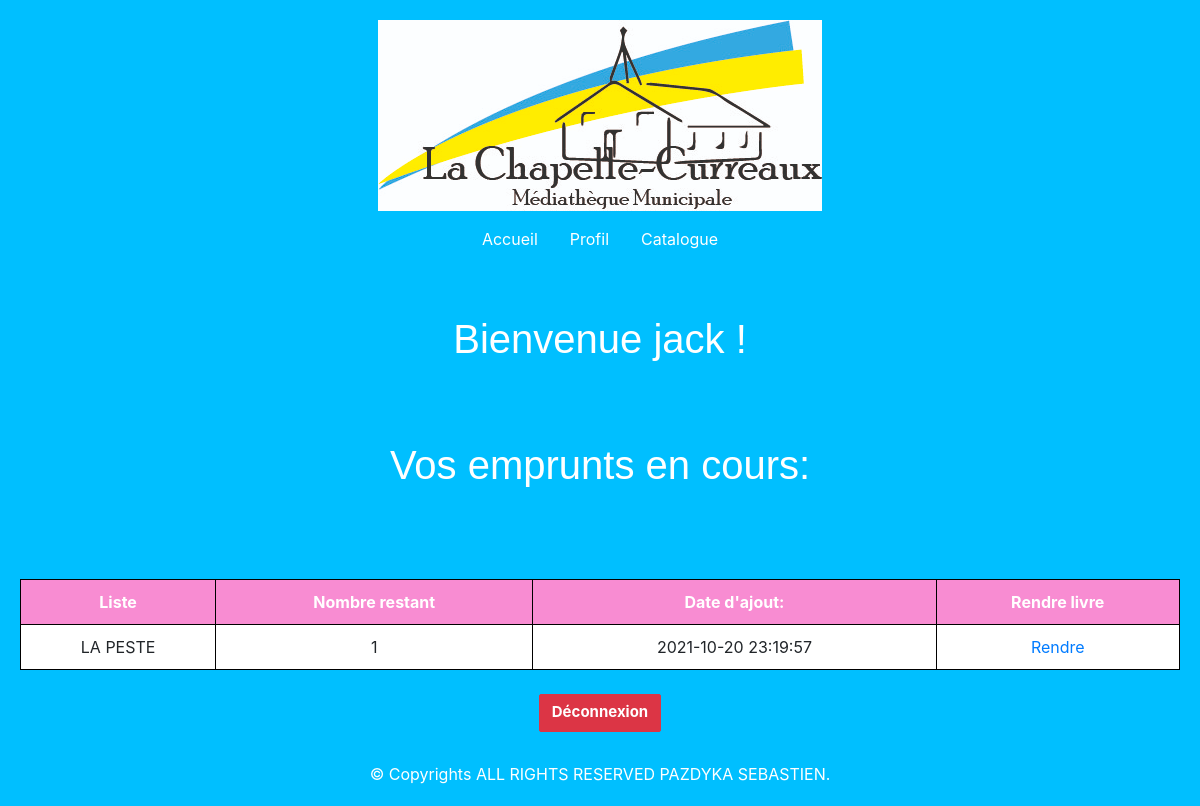
The app's page /landing.php (signed in) with its own data.
### tables this page shows
CREATE TABLE IF NOT EXISTS `utilisateurs` (
  `id` int(11) NOT NULL AUTO_INCREMENT,
  `pseudo` varchar(20) NOT NULL,
  `email` varchar(100) NOT NULL,
  `password` text NOT NULL,
  `ip` varchar(20) NOT NULL,
  `token` text NOT NULL,
  `date_inscription` datetime NOT NULL DEFAULT CURRENT_TIMESTAMP,
  PRIMARY KEY (`id`)
);

CREATE TABLE IF NOT EXISTS `emprunt` (
  `id` int(100) NOT NULL AUTO_INCREMENT,
  `titreliv` varchar(50) NOT NULL,
  `amount` varchar(100) NOT NULL,
  `time` timestamp NOT NULL DEFAULT CURRENT_TIMESTAMP,
  PRIMARY KEY (`id`)
);

### landing.php (the view, shortened to what this page needs)
<?php
    require_once 'config.php';
    $req = $bdd->prepare('SELECT * FROM utilisateurs WHERE token = ?');
    $req->execute(array($_SESSION['user']));
    $data = $req->fetch();
    $sql_fetch_todos = "SELECT * FROM emprunt ORDER BY id ASC";
$query = mysqli_query($conn, $sql_fetch_todos);
?>
<!doctype html>
<html lang="fr">
  <head>
    <link rel="stylesheet" href="bootstrap-4.4.1-dist/css/bootstrap.min.css">
    <link rel="stylesheet" href="ecf.css">
  </head>
  <body>
  <div class="text-center">
    <img src="LOGO Médiathèque.jpg" class="img-fluid" alt="logo">
    <ul class="nav justify-content-center navbar">
        <li class="nav-item">
          <a class="nav-link text-white" aria-current="page" href="accueilconnecter.html">Accueil</a>
        </li>
        <li class="nav-item">
            <a class="nav-link text-white" href="landing.php">Profil</a>
          </li>
        <li class="nav-item">
          <a class="nav-link text-white" href="catalogueconnecter.php">Catalogue</a>
        </li>
      </ul>
    </div>
    <div class="text-center">
        <h1 class="p-5">Bienvenue <?php echo $data['pseudo']; ?> !</h1>
    </div>
    <div class="container">
        <h1>Vos emprunts en cours:</h1>
    </div>
    <div class="table-product">
        <table>
            <tr>
                <th scope="col">Liste</th>
                <th scope="col">Nombre restant</th>
                <th scope="col">Date d'ajout:</th>
                <th class="res"scope="col">Rendre livre</th>
            </tr>
            <tbody>
                <?php
                while ($row = mysqli_fetch_array($query)) { ?>
                    <tr>
                        <td><?php echo $row['titreliv'] ?></td>
                        <td><?php echo $row['amount'] ?></td>
                        <td class="timeregis"><?php echo $row['time'] ?></td>
                        <td class="delete"><a name="id" id="" class="bdelete" href="main/rendre.php?id=<?php echo $row['id'] ?>" role="button">
                               Rendre
                            </a></td>
                    </tr>
                <?php
                } ?>
            </tbody>
        </table>
        <br>
    </div>
<div class="form-button text-center">
    <a href="accueil.html" class="btn btn-danger text-white">Déconnexion</a>
</div>
        <footer>
            <p class="copyright">&copy; Copyrights ALL RIGHTS RESERVED PAZDYKA SEBASTIEN.</p>
        </footer>
  </body>
</html>

### ecf.css (style rules this page uses)
body { background-color: #00BFFF; margin: 20px; }
h1 { font-family: "Mitr", sans-serif; text-align: center; color: white; margin-bottom: 30px; }
footer { margin-top: 30px; margin-left: auto; margin-right: auto; }
.copyright { text-align: center; color: white; }
.form-control, .btn { min-height: 38px; border-radius: 2px; }
.btn { font-size: 15px; font-weight: bold; }
.tab th,td { padding: 5px; }

### landing.php (style rules this page uses)
td, th { text-align: center; }
.container { margin: 0px auto; margin-bottom: 50px; border-radius: 30px; text-align: center; width: 100%; padding-bottom: 10px; }
table th, tr, td { border: 1px solid black; border-collapse: collapse; padding: 10px 0px 10px 0px; }
table { width: 100%; }
th { color: white; background-color: rgb(248, 140, 210); }
tr { background-color: white; }
.timeregis { text-align: center; }

### records on screen
utilisateurs: pseudo "jack"
emprunt: titreliv "LA PESTE", amount "1", time "2021-10-20 23:19:57"
